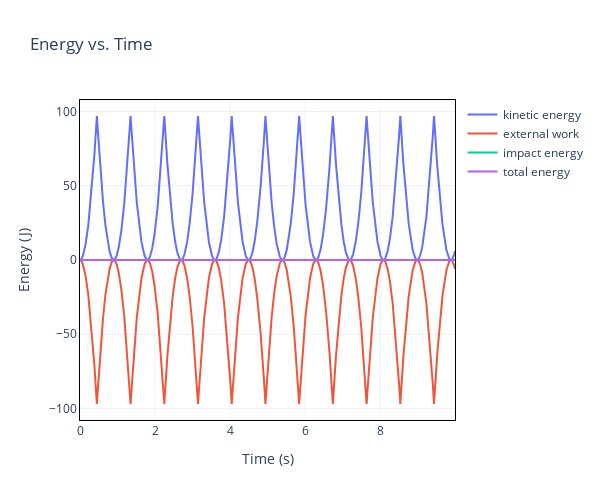

Here is the notebook cell this chart was saved with:
### Code cell
print(velocity)

kinetic_energy = []
external_work = []
impact_energy = []
w_prev = 0
w_ext = 0
w_imp = 0

for i in range(0, len(velocity)-1):
    
    w_prev = w_ext
    ekin = .5*m*velocity[i]**2
    w_ext += velocity[i]*g*m*dt
    w_imp += .5*impulse[i]*(velocity[i-1]+velocity[i])
    

    kinetic_energy.append(ekin)
    external_work.append(-(w_ext+w_prev)/2)
    impact_energy.append(-w_imp)

fig = go.Figure()
fig.add_trace(go.Scatter(x=np.arange(0, n_steps+1)*dt, y=kinetic_energy, mode='lines', name='kinetic energy'))
fig.add_trace(go.Scatter(x=np.arange(0, n_steps+1)*dt, y=external_work, mode='lines', name='external work'))
fig.add_trace(go.Scatter(x=np.arange(0, n_steps+1)*dt, y=impact_energy, mode='lines', name='impact energy'))
fig.add_trace(go.Scatter(x=np.arange(0, n_steps+1)*dt, y=np.array(kinetic_energy)+np.array(external_work)+np.array(impact_energy), mode='lines', name='total energy'))
fig.update_layout(title='Energy vs. Time', xaxis_title='Time (s)', yaxis_title='Energy (J)')
fig.update_layout(xaxis=dict(showgrid=True, showline=True, linewidth=1, linecolor='black', mirror=True, zeroline=False), # scaleratio=1),
                  yaxis=dict(showgrid=True, showline=True, linewidth=1, linecolor='black', mirror=True, zeroline=False), # scaleratio=1),
                  template='plotly_white',
                  showlegend=True,
                  width=600, height=500,)
fig.show()

### Figure 1 — Plotly figure (JSON) as saved in the notebook; plotly's stock layout.template omitted (floating-point values rounded to 4 significant figures; data arrays with more than 128 entries replaced by an {"elided": "..."} marker saying what was removed)
{"data": [{"mode": "lines", "name": "kinetic energy", "type": "scatter", "x": {"elided": "10001 float values"}, "y": {"elided": "10000 float values"}}, {"mode": "lines", "name": "external work", "type": "scatter", "x": {"elided": "10001 float values"}, "y": {"elided": "10000 float values"}}, {"mode": "lines", "name": "impact energy", "type": "scatter", "x": {"elided": "10001 float values"}, "y": {"elided": "10000 int values"}}, {"mode": "lines", "name": "total energy", "type": "scatter", "x": {"elided": "10001 float values"}, "y": {"elided": "10000 float values"}}], "layout": {"height": 500, "showlegend": true, "title": {"text": "Energy vs. Time"}, "width": 600, "xaxis": {"linecolor": "black", "linewidth": 1, "mirror": true, "showgrid": true, "showline": true, "title": {"text": "Time (s)"}, "zeroline": false}, "yaxis": {"linecolor": "black", "linewidth": 1, "mirror": true, "showgrid": true, "showline": true, "title": {"text": "Energy (J)"}, "zeroline": false}}}
